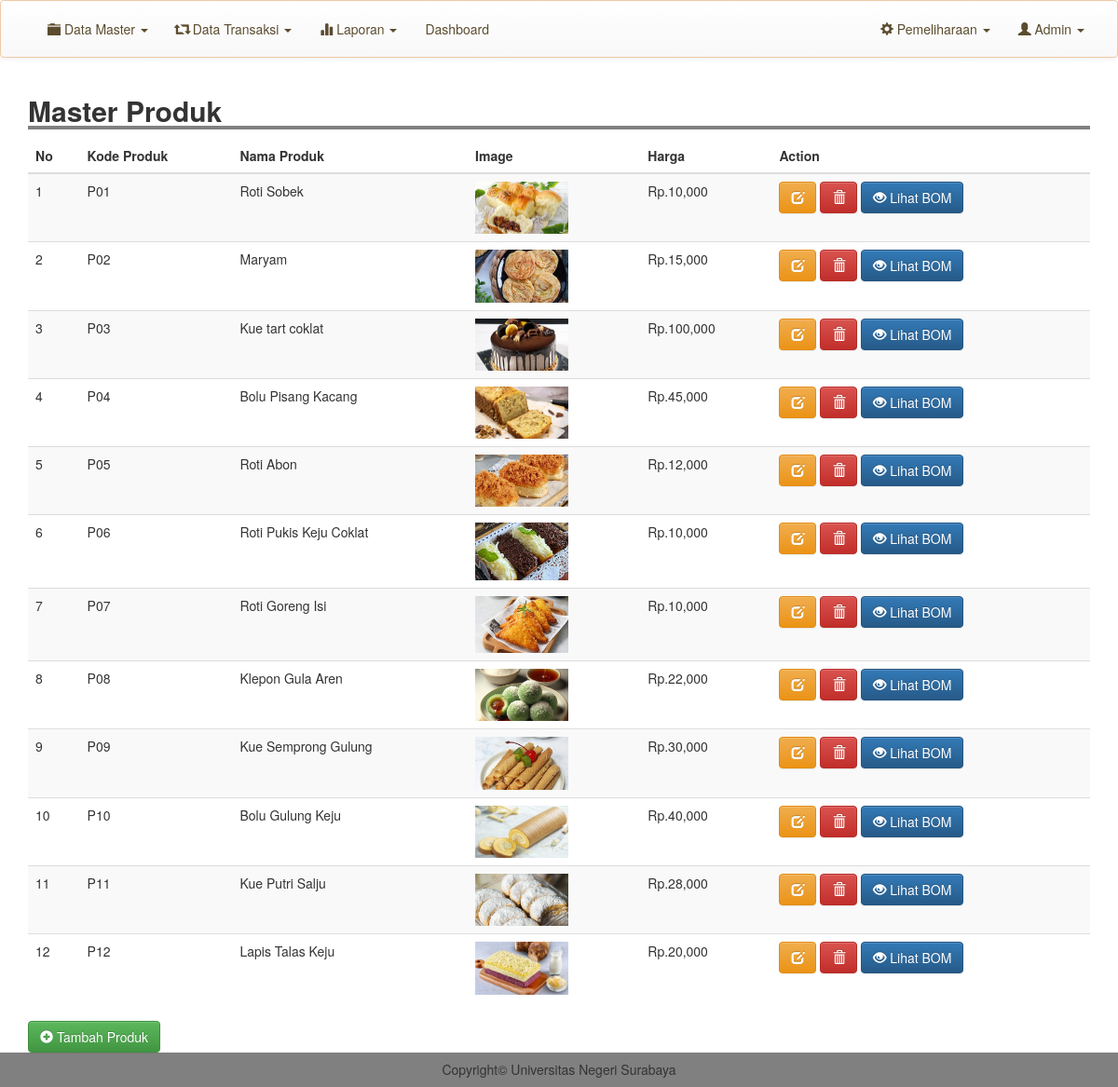
/admin/m_produk.php (signed in), run on the app's committed database.
### tables this page shows
CREATE TABLE `produk` (
  `kode_produk` varchar(100) NOT NULL,
  `nama` varchar(100) NOT NULL,
  `image` text NOT NULL,
  `deskripsi` text NOT NULL,
  `harga` int(11) NOT NULL
);

### admin/m_produk.php (the view, shortened to what this page needs)
<?php
include 'header.php';
?>
<div class="container">
    <h2 style="width: 100%; border-bottom: 4px solid gray"><b>Master Produk</b></h2>
    <table class="table table-striped">
        <thead>
            <tr>
                <th scope="col">No</th>
                <th scope="col">Kode Produk</th>
                <th scope="col">Nama Produk</th>
                <th scope="col">Image</th>
                <th scope="col">Harga</th>
                <th scope="col">Action</th>
            </tr>
        </thead>
        <tbody>
            <?php
            $result = mysqli_query($conn, "SELECT * FROM produk");
            $no = 1;
            while ($row = mysqli_fetch_assoc($result)) {
            ?>
            <tr>
                <td><?= $no; ?></td>
                <td><?= $row['kode_produk']; ?></td>
                <td><?= $row['nama']; ?></td>
                <td><img src="../image/produk/<?= $row['image']; ?>" width="100"></td>
                <td>Rp.<?= number_format($row['harga']); ?></td>
                <td>
                    <a href="edit_produk.php?kode=<?= $row['kode_produk']; ?>" class="btn btn-warning"><i class="glyphicon glyphicon-edit"></i></a>
                    <a href="proses/del_produk.php?kode=<?= $row['kode_produk']; ?>" class="btn btn-danger" onclick="return confirm('Yakin Ingin Menghapus Data ?')"><i class="glyphicon glyphicon-trash"></i></a>
                    <a href="m_produk.php?kode=<?= $row['kode_produk']; ?>" class="btn btn-primary">
                        <i class="glyphicon glyphicon-eye-open"></i> Lihat BOM
                    </a>
                </td>
            </tr>
            <?php $no++; } ?>
        </tbody>
    </table>
    <a href="tm_produk.php" class="btn btn-success"><i class="glyphicon glyphicon-plus-sign"></i> Tambah Produk</a>
</div>
<?php include 'footer.php'; ?>

### css/style.css (style rules this page uses)
body { margin:0; padding: 0; }

### data on the page
produk: kode_produk "P01", nama "Roti Sobek", image (picture), harga "10,000"
produk: kode_produk "P02", nama "Maryam", image (picture), harga "15,000"
produk: kode_produk "P03", nama "Kue tart coklat", image (picture), harga "100,000"
produk: kode_produk "P04", nama "Bolu Pisang Kacang", image (picture), harga "45,000"
produk: kode_produk "P05", nama "Roti Abon", image (picture), harga "12,000"
produk: kode_produk "P06", nama "Roti Pukis Keju Coklat", image (picture), harga "10,000"
produk: kode_produk "P07", nama "Roti Goreng Isi", image (picture), harga "10,000"
produk: kode_produk "P08", nama "Klepon Gula Aren", image (picture), harga "22,000"
produk: kode_produk "P09", nama "Kue Semprong Gulung", image (picture), harga "30,000"
produk: kode_produk "P10", nama "Bolu Gulung Keju", image (picture), harga "40,000"
produk: kode_produk "P11", nama "Kue Putri Salju", image (picture), harga "28,000"
produk: kode_produk "P12", nama "Lapis Talas Keju", image (picture), harga "20,000"
